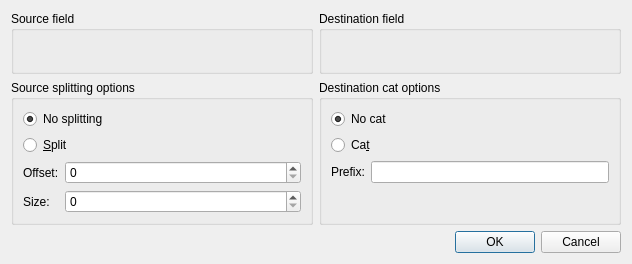
<?xml version="1.0" encoding="UTF-8"?>
<ui version="4.0">
 <class>mdtSqlFieldMappingDialog</class>
 <widget class="QDialog" name="mdtSqlFieldMappingDialog">
  <property name="geometry">
   <rect>
    <x>0</x>
    <y>0</y>
    <width>632</width>
    <height>264</height>
   </rect>
  </property>
  <property name="windowTitle">
   <string>Field mapping</string>
  </property>
  <layout class="QVBoxLayout" name="verticalLayout_5">
   <item>
    <layout class="QGridLayout" name="gridLayout">
     <item row="0" column="0">
      <widget class="QGroupBox" name="gbSourceField">
       <property name="title">
        <string>Source field</string>
       </property>
       <layout class="QVBoxLayout" name="verticalLayout_3">
        <item>
         <widget class="mdtSqlFieldSetupWidget" name="fsSourceSetupWidget" native="true"/>
        </item>
       </layout>
      </widget>
     </item>
     <item row="0" column="1">
      <widget class="QGroupBox" name="gbDestinationField">
       <property name="title">
        <string>Destination field</string>
       </property>
       <layout class="QVBoxLayout" name="verticalLayout_4">
        <item>
         <widget class="mdtSqlFieldSetupWidget" name="fsDestinationSetupWidget" native="true"/>
        </item>
       </layout>
      </widget>
     </item>
     <item row="1" column="0">
      <widget class="QGroupBox" name="gbSourceSplitting">
       <property name="sizePolicy">
        <sizepolicy hsizetype="MinimumExpanding" vsizetype="Preferred">
         <horstretch>0</horstretch>
         <verstretch>0</verstretch>
        </sizepolicy>
       </property>
       <property name="title">
        <string>Source splitting options</string>
       </property>
       <layout class="QVBoxLayout" name="verticalLayout">
        <item>
         <widget class="QRadioButton" name="rbNoSourceSplitting">
          <property name="text">
           <string>No splitting</string>
          </property>
          <property name="checked">
           <bool>true</bool>
          </property>
         </widget>
        </item>
        <item>
         <widget class="QRadioButton" name="rbUseSourceSplitting">
          <property name="text">
           <string>&amp;Split</string>
          </property>
         </widget>
        </item>
        <item>
         <layout class="QFormLayout" name="formLayout">
          <item row="0" column="0">
           <widget class="QLabel" name="lbSourceSplittingStartOffset">
            <property name="text">
             <string>Offset:</string>
            </property>
           </widget>
          </item>
          <item row="1" column="0">
           <widget class="QLabel" name="lbSourceSplittingSize">
            <property name="text">
             <string>Size:</string>
            </property>
           </widget>
          </item>
          <item row="1" column="1">
           <widget class="QSpinBox" name="sbSourceSplittingSize"/>
          </item>
          <item row="0" column="1">
           <widget class="QSpinBox" name="sbSourceSplittingStartOffset">
            <property name="maximum">
             <number>99</number>
            </property>
           </widget>
          </item>
         </layout>
        </item>
       </layout>
      </widget>
     </item>
     <item row="1" column="1">
      <widget class="QGroupBox" name="gbDestinationCat">
       <property name="sizePolicy">
        <sizepolicy hsizetype="MinimumExpanding" vsizetype="Preferred">
         <horstretch>0</horstretch>
         <verstretch>0</verstretch>
        </sizepolicy>
       </property>
       <property name="title">
        <string>Destination cat options</string>
       </property>
       <layout class="QVBoxLayout" name="verticalLayout_2">
        <item>
         <widget class="QRadioButton" name="rbNoDestinationCat">
          <property name="text">
           <string>No cat</string>
          </property>
          <property name="checked">
           <bool>true</bool>
          </property>
         </widget>
        </item>
        <item>
         <widget class="QRadioButton" name="rbUseDestinationCat">
          <property name="text">
           <string>Ca&amp;t</string>
          </property>
         </widget>
        </item>
        <item>
         <layout class="QFormLayout" name="formLayout_2">
          <item row="0" column="0">
           <widget class="QLabel" name="lbDestinationCatPrefix">
            <property name="text">
             <string>Prefix:</string>
            </property>
           </widget>
          </item>
          <item row="0" column="1">
           <widget class="QLineEdit" name="leDestinationCatPrefix"/>
          </item>
         </layout>
        </item>
       </layout>
      </widget>
     </item>
    </layout>
   </item>
   <item>
    <widget class="QDialogButtonBox" name="buttonBox">
     <property name="orientation">
      <enum>Qt::Horizontal</enum>
     </property>
     <property name="standardButtons">
      <set>QDialogButtonBox::Cancel|QDialogButtonBox::Ok</set>
     </property>
    </widget>
   </item>
  </layout>
 </widget>
 <customwidgets>
  <customwidget>
   <class>mdtSqlFieldSetupWidget</class>
   <extends>QWidget</extends>
   <header>mdtSqlFieldSetupWidget.h</header>
   <container>1</container>
  </customwidget>
 </customwidgets>
 <resources/>
 <connections>
  <connection>
   <sender>buttonBox</sender>
   <signal>accepted()</signal>
   <receiver>mdtSqlFieldMappingDialog</receiver>
   <slot>accept()</slot>
   <hints>
    <hint type="sourcelabel">
     <x>248</x>
     <y>254</y>
    </hint>
    <hint type="destinationlabel">
     <x>157</x>
     <y>274</y>
    </hint>
   </hints>
  </connection>
  <connection>
   <sender>buttonBox</sender>
   <signal>rejected()</signal>
   <receiver>mdtSqlFieldMappingDialog</receiver>
   <slot>reject()</slot>
   <hints>
    <hint type="sourcelabel">
     <x>316</x>
     <y>260</y>
    </hint>
    <hint type="destinationlabel">
     <x>286</x>
     <y>274</y>
    </hint>
   </hints>
  </connection>
 </connections>
</ui>
